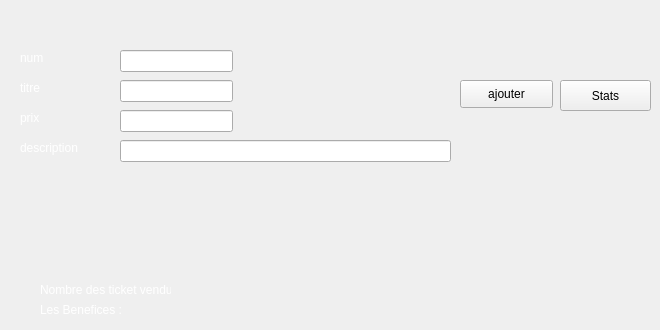
      <widget class="QWidget" name="tab_3">
       <attribute name="title">
        <string>ajouter</string>
       </attribute>
       <widget class="QLabel" name="label_11">
        <property name="geometry">
         <rect>
          <x>20</x>
          <y>50</y>
          <width>56</width>
          <height>16</height>
         </rect>
        </property>
        <property name="palette">
         <palette>
          <active>
           <colorrole role="WindowText">
            <brush brushstyle="SolidPattern">
             <color alpha="255">
              <red>255</red>
              <green>255</green>
              <blue>255</blue>
             </color>
            </brush>
           </colorrole>
           <colorrole role="Button">
            <brush brushstyle="SolidPattern">
             <color alpha="255">
              <red>61</red>
              <green>170</green>
              <blue>163</blue>
             </color>
            </brush>
           </colorrole>
           <colorrole role="Base">
            <brush brushstyle="SolidPattern">
             <color alpha="255">
              <red>61</red>
              <green>170</green>
              <blue>163</blue>
             </color>
            </brush>
           </colorrole>
           <colorrole role="Window">
            <brush brushstyle="SolidPattern">
             <color alpha="255">
              <red>61</red>
              <green>170</green>
              <blue>163</blue>
             </color>
            </brush>
           </colorrole>
          </active>
          <inactive>
           <colorrole role="WindowText">
            <brush brushstyle="SolidPattern">
             <color alpha="255">
              <red>255</red>
              <green>255</green>
              <blue>255</blue>
             </color>
            </brush>
           </colorrole>
           <colorrole role="Button">
            <brush brushstyle="SolidPattern">
             <color alpha="255">
              <red>61</red>
              <green>170</green>
              <blue>163</blue>
             </color>
            </brush>
           </colorrole>
           <colorrole role="Base">
            <brush brushstyle="SolidPattern">
             <color alpha="255">
              <red>61</red>
              <green>170</green>
              <blue>163</blue>
             </color>
            </brush>
           </colorrole>
           <colorrole role="Window">
            <brush brushstyle="SolidPattern">
             <color alpha="255">
              <red>61</red>
              <green>170</green>
              <blue>163</blue>
             </color>
            </brush>
           </colorrole>
          </inactive>
          <disabled>
           <colorrole role="WindowText">
            <brush brushstyle="SolidPattern">
             <color alpha="255">
              <red>39</red>
              <green>175</green>
              <blue>175</blue>
             </color>
            </brush>
           </colorrole>
           <colorrole role="Button">
            <brush brushstyle="SolidPattern">
             <color alpha="255">
              <red>61</red>
              <green>170</green>
              <blue>163</blue>
             </color>
            </brush>
           </colorrole>
           <colorrole role="Base">
            <brush brushstyle="SolidPattern">
             <color alpha="255">
              <red>61</red>
              <green>170</green>
              <blue>163</blue>
             </color>
            </brush>
           </colorrole>
           <colorrole role="Window">
            <brush brushstyle="SolidPattern">
             <color alpha="255">
              <red>61</red>
              <green>170</green>
              <blue>163</blue>
             </color>
            </brush>
           </colorrole>
          </disabled>
         </palette>
        </property>
        <property name="text">
         <string>num</string>
        </property>
       </widget>
       <widget class="QLabel" name="label_12">
        <property name="geometry">
         <rect>
          <x>20</x>
          <y>80</y>
          <width>56</width>
          <height>16</height>
         </rect>
        </property>
        <property name="palette">
         <palette>
          <active>
           <colorrole role="WindowText">
            <brush brushstyle="SolidPattern">
             <color alpha="255">
              <red>255</red>
              <green>255</green>
              <blue>255</blue>
             </color>
            </brush>
           </colorrole>
           <colorrole role="Button">
            <brush brushstyle="SolidPattern">
             <color alpha="255">
              <red>61</red>
              <green>170</green>
              <blue>163</blue>
             </color>
            </brush>
           </colorrole>
           <colorrole role="Base">
            <brush brushstyle="SolidPattern">
             <color alpha="255">
              <red>61</red>
              <green>170</green>
              <blue>163</blue>
             </color>
            </brush>
           </colorrole>
           <colorrole role="Window">
            <brush brushstyle="SolidPattern">
             <color alpha="255">
              <red>61</red>
              <green>170</green>
              <blue>163</blue>
             </color>
            </brush>
           </colorrole>
          </active>
          <inactive>
           <colorrole role="WindowText">
            <brush brushstyle="SolidPattern">
             <color alpha="255">
              <red>255</red>
              <green>255</green>
              <blue>255</blue>
             </color>
            </brush>
           </colorrole>
           <colorrole role="Button">
            <brush brushstyle="SolidPattern">
             <color alpha="255">
              <red>61</red>
              <green>170</green>
              <blue>163</blue>
             </color>
            </brush>
           </colorrole>
           <colorrole role="Base">
            <brush brushstyle="SolidPattern">
             <color alpha="255">
              <red>61</red>
              <green>170</green>
              <blue>163</blue>
             </color>
            </brush>
           </colorrole>
           <colorrole role="Window">
            <brush brushstyle="SolidPattern">
             <color alpha="255">
              <red>61</red>
              <green>170</green>
              <blue>163</blue>
             </color>
            </brush>
           </colorrole>
          </inactive>
          <disabled>
           <colorrole role="WindowText">
            <brush brushstyle="SolidPattern">
             <color alpha="255">
              <red>39</red>
              <green>175</green>
              <blue>175</blue>
             </color>
            </brush>
           </colorrole>
           <colorrole role="Button">
            <brush brushstyle="SolidPattern">
             <color alpha="255">
              <red>61</red>
              <green>170</green>
              <blue>163</blue>
             </color>
            </brush>
           </colorrole>
           <colorrole role="Base">
            <brush brushstyle="SolidPattern">
             <color alpha="255">
              <red>61</red>
              <green>170</green>
              <blue>163</blue>
             </color>
            </brush>
           </colorrole>
           <colorrole role="Window">
            <brush brushstyle="SolidPattern">
             <color alpha="255">
              <red>61</red>
              <green>170</green>
              <blue>163</blue>
             </color>
            </brush>
           </colorrole>
          </disabled>
         </palette>
        </property>
        <property name="text">
         <string>titre</string>
        </property>
       </widget>
       <widget class="QLabel" name="label_13">
        <property name="geometry">
         <rect>
          <x>20</x>
          <y>110</y>
          <width>56</width>
          <height>16</height>
         </rect>
        </property>
        <property name="palette">
         <palette>
          <active>
           <colorrole role="WindowText">
            <brush brushstyle="SolidPattern">
             <color alpha="255">
              <red>255</red>
              <green>255</green>
              <blue>255</blue>
             </color>
            </brush>
           </colorrole>
           <colorrole role="Button">
            <brush brushstyle="SolidPattern">
             <color alpha="255">
              <red>61</red>
              <green>170</green>
              <blue>163</blue>
             </color>
            </brush>
           </colorrole>
           <colorrole role="Base">
            <brush brushstyle="SolidPattern">
             <color alpha="255">
              <red>61</red>
              <green>170</green>
              <blue>163</blue>
             </color>
            </brush>
           </colorrole>
           <colorrole role="Window">
            <brush brushstyle="SolidPattern">
             <color alpha="255">
              <red>61</red>
              <green>170</green>
              <blue>163</blue>
             </color>
            </brush>
           </colorrole>
          </active>
          <inactive>
           <colorrole role="WindowText">
            <brush brushstyle="SolidPattern">
             <color alpha="255">
              <red>255</red>
              <green>255</green>
              <blue>255</blue>
             </color>
            </brush>
           </colorrole>
           <colorrole role="Button">
            <brush brushstyle="SolidPattern">
             <color alpha="255">
              <red>61</red>
              <green>170</green>
              <blue>163</blue>
             </color>
            </brush>
           </colorrole>
           <colorrole role="Base">
            <brush brushstyle="SolidPattern">
             <color alpha="255">
              <red>61</red>
              <green>170</green>
              <blue>163</blue>
             </color>
            </brush>
           </colorrole>
           <colorrole role="Window">
            <brush brushstyle="SolidPattern">
             <color alpha="255">
              <red>61</red>
              <green>170</green>
              <blue>163</blue>
             </color>
            </brush>
           </colorrole>
          </inactive>
          <disabled>
           <colorrole role="WindowText">
            <brush brushstyle="SolidPattern">
             <color alpha="255">
              <red>39</red>
              <green>175</green>
              <blue>175</blue>
             </color>
            </brush>
           </colorrole>
           <colorrole role="Button">
            <brush brushstyle="SolidPattern">
             <color alpha="255">
              <red>61</red>
              <green>170</green>
              <blue>163</blue>
             </color>
            </brush>
           </colorrole>
           <colorrole role="Base">
            <brush brushstyle="SolidPattern">
             <color alpha="255">
              <red>61</red>
              <green>170</green>
              <blue>163</blue>
             </color>
            </brush>
           </colorrole>
           <colorrole role="Window">
            <brush brushstyle="SolidPattern">
             <color alpha="255">
              <red>61</red>
              <green>170</green>
              <blue>163</blue>
             </color>
            </brush>
           </colorrole>
          </disabled>
         </palette>
        </property>
        <property name="text">
         <string>prix</string>
        </property>
       </widget>
       <widget class="QLabel" name="label_14">
        <property name="geometry">
         <rect>
          <x>20</x>
          <y>140</y>
          <width>91</width>
          <height>16</height>
         </rect>
        </property>
        <property name="palette">
         <palette>
          <active>
           <colorrole role="WindowText">
            <brush brushstyle="SolidPattern">
             <color alpha="255">
              <red>255</red>
              <green>255</green>
              <blue>255</blue>
             </color>
            </brush>
           </colorrole>
           <colorrole role="Button">
            <brush brushstyle="SolidPattern">
             <color alpha="255">
              <red>61</red>
              <green>170</green>
              <blue>163</blue>
             </color>
            </brush>
           </colorrole>
           <colorrole role="Base">
            <brush brushstyle="SolidPattern">
             <color alpha="255">
              <red>61</red>
              <green>170</green>
              <blue>163</blue>
             </color>
            </brush>
           </colorrole>
           <colorrole role="Window">
            <brush brushstyle="SolidPattern">
             <color alpha="255">
              <red>61</red>
              <green>170</green>
              <blue>163</blue>
             </color>
            </brush>
           </colorrole>
          </active>
          <inactive>
           <colorrole role="WindowText">
            <brush brushstyle="SolidPattern">
             <color alpha="255">
              <red>255</red>
              <green>255</green>
              <blue>255</blue>
             </color>
            </brush>
           </colorrole>
           <colorrole role="Button">
            <brush brushstyle="SolidPattern">
             <color alpha="255">
              <red>61</red>
              <green>170</green>
              <blue>163</blue>
             </color>
            </brush>
           </colorrole>
           <colorrole role="Base">
            <brush brushstyle="SolidPattern">
             <color alpha="255">
              <red>61</red>
              <green>170</green>
              <blue>163</blue>
             </color>
            </brush>
           </colorrole>
           <colorrole role="Window">
            <brush brushstyle="SolidPattern">
             <color alpha="255">
              <red>61</red>
              <green>170</green>
              <blue>163</blue>
             </color>
            </brush>
           </colorrole>
          </inactive>
          <disabled>
           <colorrole role="WindowText">
            <brush brushstyle="SolidPattern">
             <color alpha="255">
              <red>39</red>
              <green>175</green>
              <blue>175</blue>
             </color>
            </brush>
           </colorrole>
           <colorrole role="Button">
            <brush brushstyle="SolidPattern">
             <color alpha="255">
              <red>61</red>
              <green>170</green>
              <blue>163</blue>
             </color>
            </brush>
           </colorrole>
           <colorrole role="Base">
            <brush brushstyle="SolidPattern">
             <color alpha="255">
              <red>61</red>
              <green>170</green>
              <blue>163</blue>
             </color>
            </brush>
           </colorrole>
           <colorrole role="Window">
            <brush brushstyle="SolidPattern">
             <color alpha="255">
              <red>61</red>
              <green>170</green>
              <blue>163</blue>
             </color>
            </brush>
           </colorrole>
          </disabled>
         </palette>
        </property>
        <property name="text">
         <string>description</string>
        </property>
       </widget>
       <widget class="QLineEdit" name="numt">
        <property name="geometry">
         <rect>
          <x>120</x>
          <y>50</y>
          <width>113</width>
          <height>22</height>
         </rect>
        </property>
        <property name="styleSheet">
         <string notr="true">background-color: none;</string>
        </property>
       </widget>
       <widget class="QLineEdit" name="titret">
        <property name="geometry">
         <rect>
          <x>120</x>
          <y>80</y>
          <width>113</width>
          <height>22</height>
         </rect>
        </property>
        <property name="styleSheet">
         <string notr="true">background-color: none;</string>
        </property>
       </widget>
       <widget class="QLineEdit" name="prixt">
        <property name="geometry">
         <rect>
          <x>120</x>
          <y>110</y>
          <width>113</width>
          <height>22</height>
         </rect>
        </property>
        <property name="styleSheet">
         <string notr="true">background-color: none;</string>
        </property>
       </widget>
       <widget class="QLineEdit" name="desct">
        <property name="geometry">
         <rect>
          <x>120</x>
          <y>140</y>
          <width>331</width>
          <height>22</height>
         </rect>
        </property>
        <property name="styleSheet">
         <string notr="true">background-color: none;</string>
        </property>
       </widget>
       <widget class="QPushButton" name="pushButton_4">
        <property name="geometry">
         <rect>
          <x>460</x>
          <y>80</y>
          <width>93</width>
          <height>28</height>
         </rect>
        </property>
        <property name="styleSheet">
         <string notr="true">background-color: none;</string>
        </property>
        <property name="text">
         <string>ajouter</string>
        </property>
       </widget>
       <widget class="QLabel" name="label_15">
        <property name="geometry">
         <rect>
          <x>40</x>
          <y>280</y>
          <width>131</width>
          <height>20</height>
         </rect>
        </property>
        <property name="styleSheet">
         <string notr="true">color:white;</string>
        </property>
        <property name="text">
         <string>Nombre des ticket vendu :</string>
        </property>
       </widget>
       <widget class="QLabel" name="nbticket">
        <property name="geometry">
         <rect>
          <x>176</x>
          <y>280</y>
          <width>41</width>
          <height>21</height>
         </rect>
        </property>
        <property name="styleSheet">
         <string notr="true">color:white;</string>
        </property>
        <property name="text">
         <string/>
        </property>
       </widget>
       <widget class="QLabel" name="label_16">
        <property name="geometry">
         <rect>
          <x>40</x>
          <y>300</y>
          <width>81</width>
          <height>20</height>
         </rect>
        </property>
        <property name="styleSheet">
         <string notr="true">color:white;</string>
        </property>
        <property name="text">
         <string>Les Benefices :</string>
        </property>
       </widget>
       <widget class="QLabel" name="nben">
        <property name="geometry">
         <rect>
          <x>120</x>
          <y>300</y>
          <width>41</width>
          <height>21</height>
         </rect>
        </property>
        <property name="styleSheet">
         <string notr="true">color:white;</string>
        </property>
        <property name="text">
         <string/>
        </property>
       </widget>
       <widget class="QPushButton" name="pushButton_7">
        <property name="geometry">
         <rect>
          <x>560</x>
          <y>80</y>
          <width>91</width>
          <height>31</height>
         </rect>
        </property>
        <property name="styleSheet">
         <string notr="true">background-color: none;</string>
        </property>
        <property name="text">
         <string>Stats</string>
        </property>
       </widget>
      </widget>
